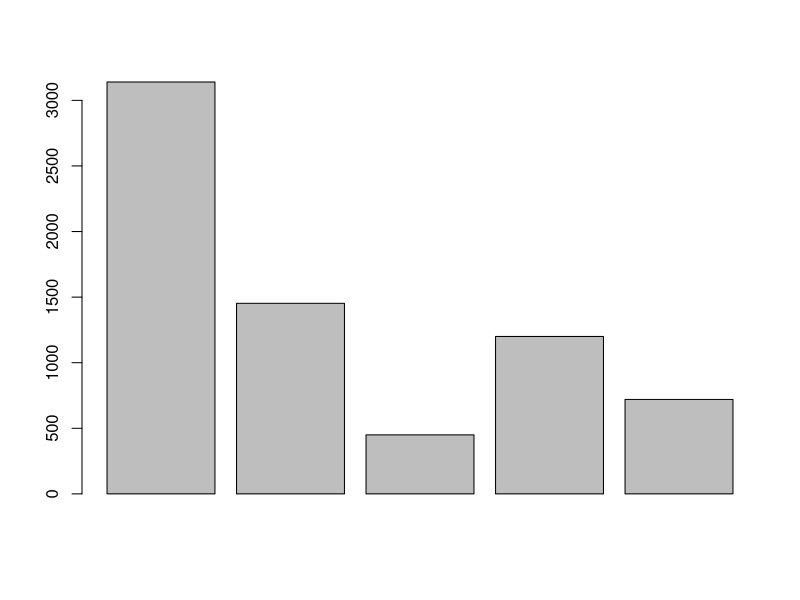
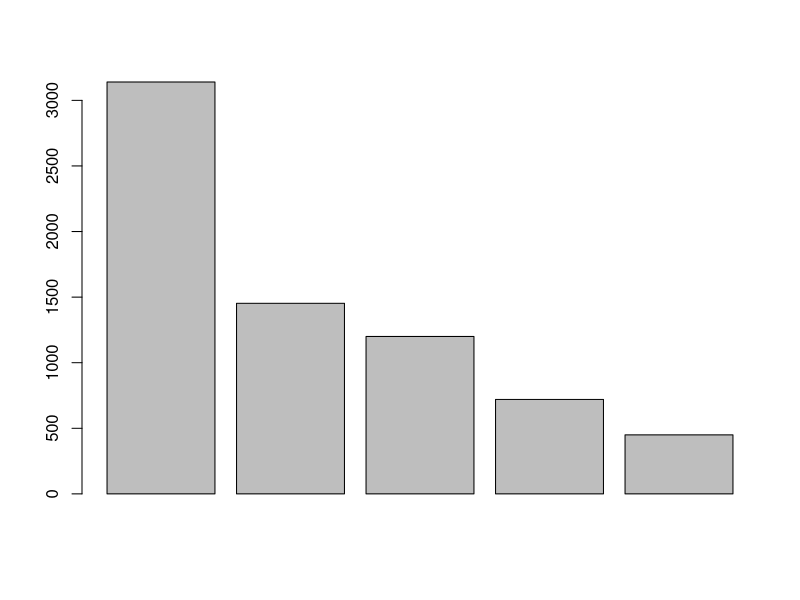
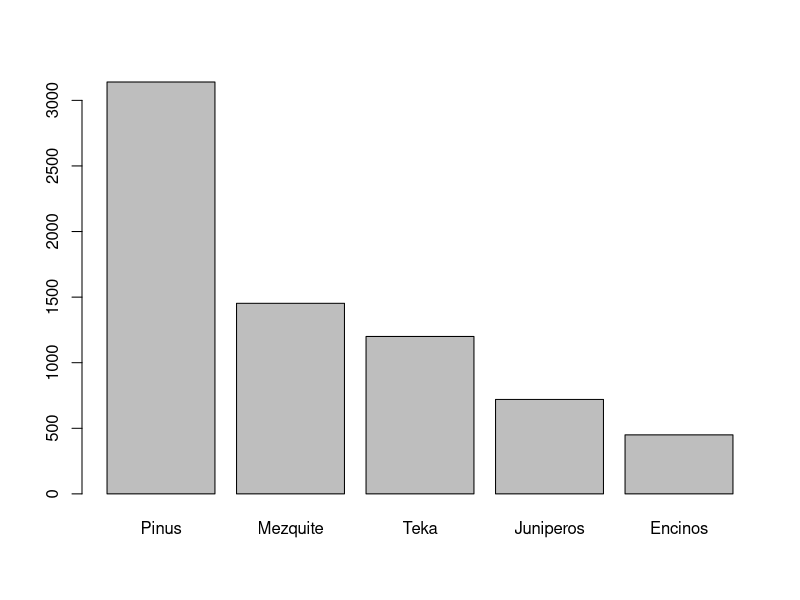

These figures' R source, in order:
# Tarea 1
# 30/08/22
# Jorge Iván Garza Aldape

# Parte 2: Problemas
# Problema 1

Pinus <- 3140
Mezquite <- 1453
Encinos <- 450
Teka <- 1200
Juniperos <- 720

superficie <- c(Pinus, Mezquite, Encinos, Teka, Juniperos)

barplot(superficie)

sort(superficie)

barplot(superficie[order(superficie, decreasing = T)])
barplot(superficie[order(superficie, decreasing = T)], names.arg = c("Pinus", "Mezquite", "Teka", "Juniperos", "Encinos"))

mean(superficie)


# Problema 2

germinacion <- c(4, 1, 6, 2, 4, 2, 4, 2, 4, 6, 3, 5, 3, 2, 5, 4, 0, 5, 4, 2, 4, 5, 3, 5, 3, 5, 4, 3, 6, 2)

mean(germinacion)

sd(germinacion)


# Problema 3

altura <- c(38, 14, 44, 11, 9, 21, 39, 28, 41, 4, 35, 24, 36, 12, 20, 31, 24, 25, 10, 21, 11, 36, 37, 20, 26)

mean(altura)

sd(altura)